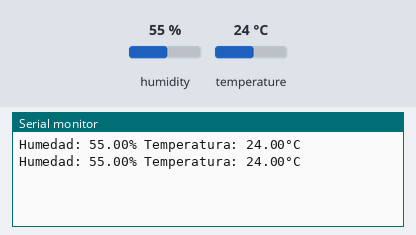
Simulated run of this sketch. Board: Arduino Uno, built with avr-gcc and run on an emulated ATmega328P. Shown: the last lines printed to the serial monitor. Inputs (shaded band) come from the test bench; at power-on: humidity 55 %, temperature 24 °C.

Above: at 4.8 s.
4.9 s: humidity set to 22 %
At 6.4 s:
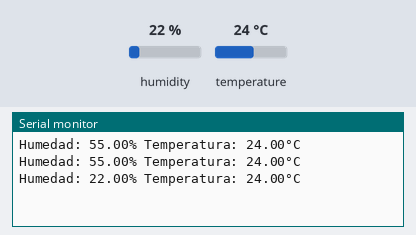
7.9 s: temperature set to 12 °C
At 9.4 s:
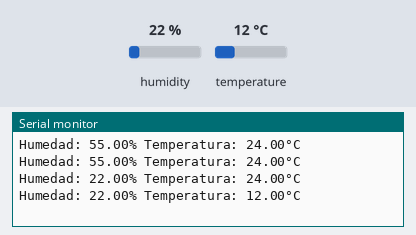
10.9 s: humidity set to 40 %
At 12.9 s:
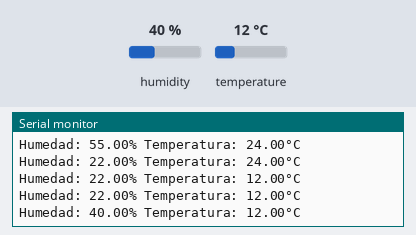
Timing chart, 0 to 14.4 s (numbered marks = the images above; inputs shaded):
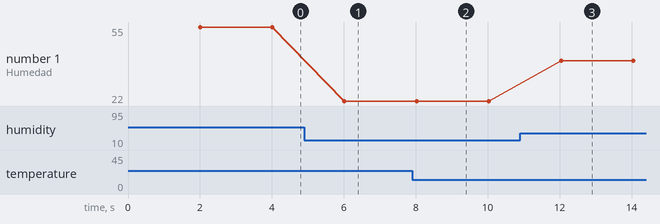

Measured:
- after the input at 4.9 s, the serial monitor: prints a new line after 1.1 s (image 1)
- after the input at 7.9 s, the serial monitor: prints a new line after 0.12 s (image 2)
- after the input at 10.9 s, the serial monitor: prints a new line after 1.1 s (image 3)
- plotted number 1: 55 → 22 after the input at 4.9 s, 22 → 40 after the input at 10.9 s

The sketch:

Sensordht22.ino
```cpp
#include <DHT.h>
#define DHTPIN 8 // Pin de datos del sensor
#define DHTTYPE DHT22 // Tipo de sensor DHT22

DHT dht(DHTPIN, DHTTYPE);

void setup() {
Serial.begin(9600);
dht.begin();
}

void loop() {
delay(2000);

float humidity = dht.readHumidity();
float temperature = dht.readTemperature();

if (isnan(humidity) || isnan(temperature)) {
Serial.println("Error");// si hay problemas en la lectura
return;
}

Serial.print("Humedad: ");
Serial.print(humidity);
Serial.print("% Temperatura: ");
Serial.print(temperature);
Serial.println("°C");
}
```
